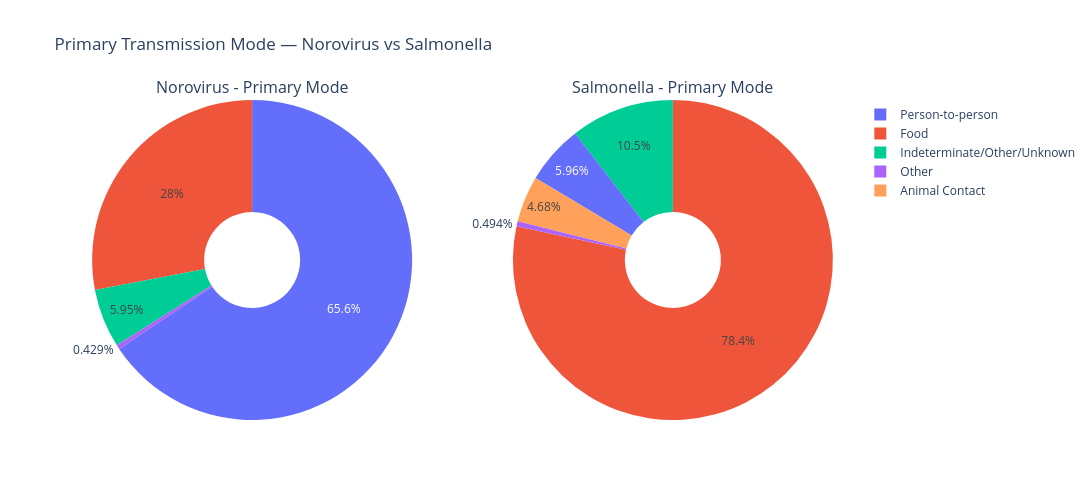

Write notebook code for a chart like this one.
### Code cell
import plotly.graph_objects as go
from plotly.subplots import make_subplots

# Get Primary Mode counts for Norovirus and Salmonella
noro_mode = norovirus_df['Primary Mode'].value_counts()
salm_mode = salmonella_df['Primary Mode'].value_counts()

def prepare_pie(counts, threshold=0.01):
    total = counts.sum()
    main = counts[counts / total >= threshold]
    other = counts[counts / total < threshold].sum()
    if other > 0:
        main['Other'] = other
    return main

noro_pie = prepare_pie(noro_mode)
salm_pie = prepare_pie(salm_mode)

fig = make_subplots(rows=1, cols=2,
                    specs=[[{'type': 'pie'}, {'type': 'pie'}]],
                    subplot_titles=['Norovirus - Primary Mode', 'Salmonella - Primary Mode'])

fig.add_trace(go.Pie(
    labels=noro_pie.index,
    values=noro_pie.values,
    name='Norovirus',
    hole=0.3
), row=1, col=1)

fig.add_trace(go.Pie(
    labels=salm_pie.index,
    values=salm_pie.values,
    name='Salmonella',
    hole=0.3
), row=1, col=2)

fig.update_layout(
    title='Primary Transmission Mode — Norovirus vs Salmonella',
    height=500,
    width=1200
)

fig.show()

### Figure 1 — Plotly figure (JSON) as saved in the notebook; plotly's stock layout.template omitted (floating-point values rounded to 4 significant figures)
{"data": [{"domain": {"x": [0, 0.45], "y": [0, 1]}, "hole": 0.3, "labels": ["Person-to-person", "Food", "Indeterminate/Other/Unknown", "Other"], "name": "Norovirus", "type": "pie", "values": [14056, 5999, 1275, 92]}, {"domain": {"x": [0.55, 1], "y": [0, 1]}, "hole": 0.3, "labels": ["Food", "Indeterminate/Other/Unknown", "Person-to-person", "Animal Contact", "Other"], "name": "Salmonella", "type": "pie", "values": [2696, 360, 205, 161, 17]}], "layout": {"annotations": [{"font": {"size": 16}, "showarrow": false, "text": "Norovirus - Primary Mode", "x": 0.225, "xanchor": "center", "xref": "paper", "y": 1, "yanchor": "bottom", "yref": "paper"}, {"font": {"size": 16}, "showarrow": false, "text": "Salmonella - Primary Mode", "x": 0.775, "xanchor": "center", "xref": "paper", "y": 1, "yanchor": "bottom", "yref": "paper"}], "height": 500, "title": {"text": "Primary Transmission Mode — Norovirus vs Salmonella"}, "width": 1200}}
